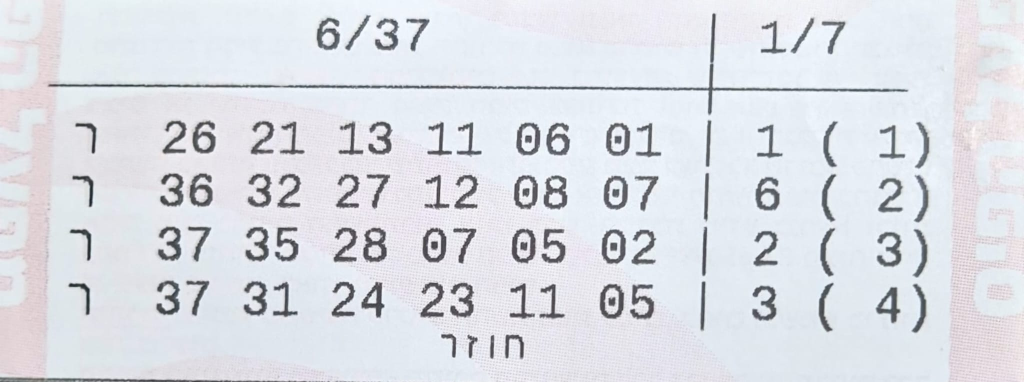
#> input picture example_lotto.jpg, 2048 x 764 px (shown at 1/2 size)
$ python -i layout_analysis.py   (imports and definitions only)
#> lines starting #> are read from the running program, lines starting #| are printed output that depends on the picture; after the words box and inside, x2 and y2 are one past the last pixel; in counts of white or black regions, pixels touching at a corner belong together
import math
import re
import cv2
import numpy as np
import pytesseract
# Added 'List' back here to fix the red error
from typing import List, Tuple, Optional

# Remove 'import config' (it is unused here, satisfying the warning)
from image_utils import binarize_for_lines

# Find plausible digit bounding boxes within a left-side number band
def cc_digit_boxes(gray: np.ndarray) -> List[Tuple[int, int, int, int]]:
    H, W = gray.shape[:2]
#> H = 764; W = 2048
    g = cv2.GaussianBlur(gray, (3, 3), 0)
    bw = cv2.adaptiveThreshold(g, 255, cv2.ADAPTIVE_THRESH_MEAN_C, cv2.THRESH_BINARY_INV, 31, 8)
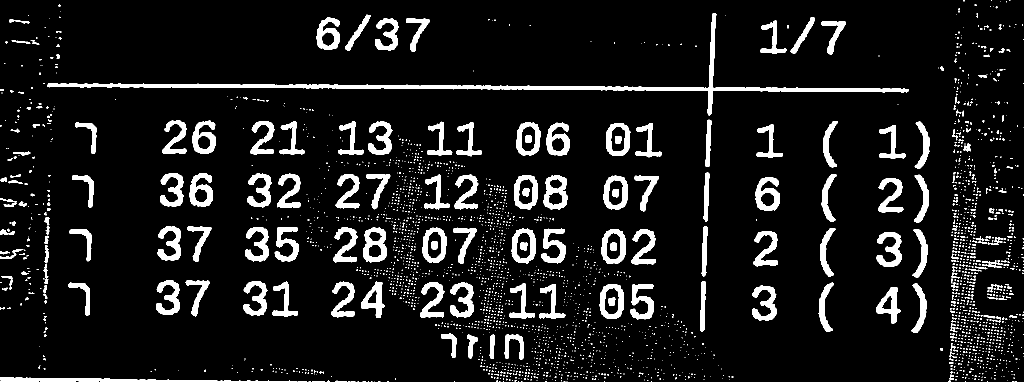
#> bw: shape (764, 2048) (shown at 1/2 size); 9.3% white; 2897 white regions (2651 under 20 px), largest, box (x1, y1, x2, y2) and area: (94, 26, 1818, 231) 13616, (0, 755, 595, 764) 2941, (726, 455, 774, 525) 1842
    bw = cv2.morphologyEx(bw, cv2.MORPH_OPEN, cv2.getStructuringElement(cv2.MORPH_RECT, (2, 2)), 1)
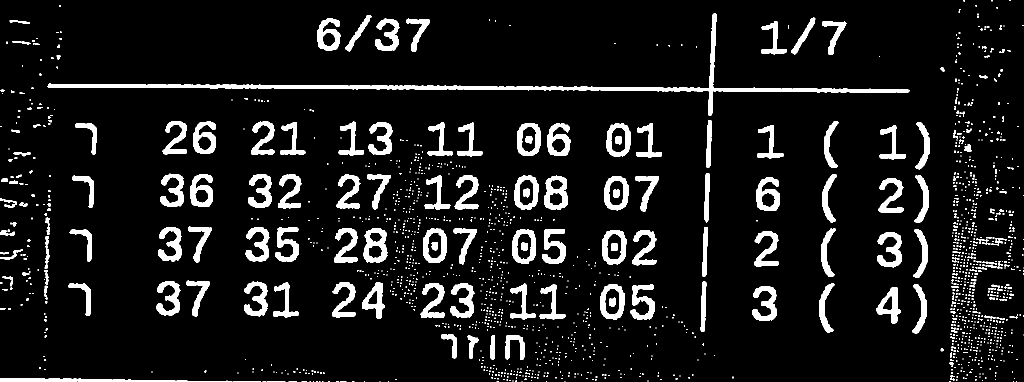
#> bw: shape (764, 2048) (shown at 1/2 size); 9% white; 1742 white regions (1519 under 20 px)
    cnts, _ = cv2.findContours(bw, cv2.RETR_EXTERNAL, cv2.CHAIN_APPROX_SIMPLE)
#> cnts = 1734 contours, 1584 with area under 20; largest, box (x1, y1, x2, y2) and area: (95, 27, 1819, 232) 11688, (1200, 569, 1249, 639) 2784, (1204, 460, 1253, 529) 2762, (846, 456, 894, 526) 2715, (1024, 458, 1072, 528) 2714
    out = []
    for c in cnts:
        x, y, w, h = cv2.boundingRect(c)
        if h < int(0.40 * H) or h > int(0.96 * H):
            continue
        if w < max(3, int(0.012 * W)) or w > int(0.24 * W):
            continue
        roi = gray[y:y + h, x:x + w]
        if np.mean(roi) > 235:
            continue
        out.append((x, y, w, h))
#> this loop made 1734 passes
#> (c, x, y, w, h) on passes 1 to 3: ([[2032, 763], [2033, 763]], 2032, 763, 2, 1), ([[2026, 763], [2027, 763]], 2026, 763, 2, 1), ([[1129, 763], [1130, 763]], 1129, 763, 2, 1)
#> after the loop, out = []
    out.sort(key=lambda r: r[0])
    return out

# Merge adjacent digit boxes into token spans based on gap statistics
# [427 lines left out: functions merge_boxes_to_tokens, _drop_left_ghost_token, equal_bins_slots, locate_vertical_separator, is_fraction_header_band, detect_horizontal_rules and 7 more, not called in this run]

>>> import cv2
>>> picture = cv2.imread('example_lotto.jpg', cv2.IMREAD_GRAYSCALE)
>>> result = cc_digit_boxes(picture)
#> result = []
